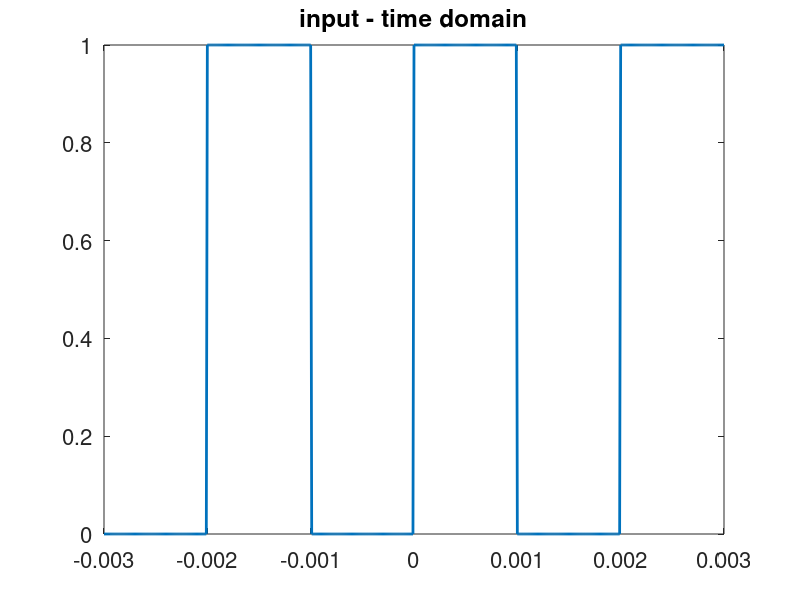
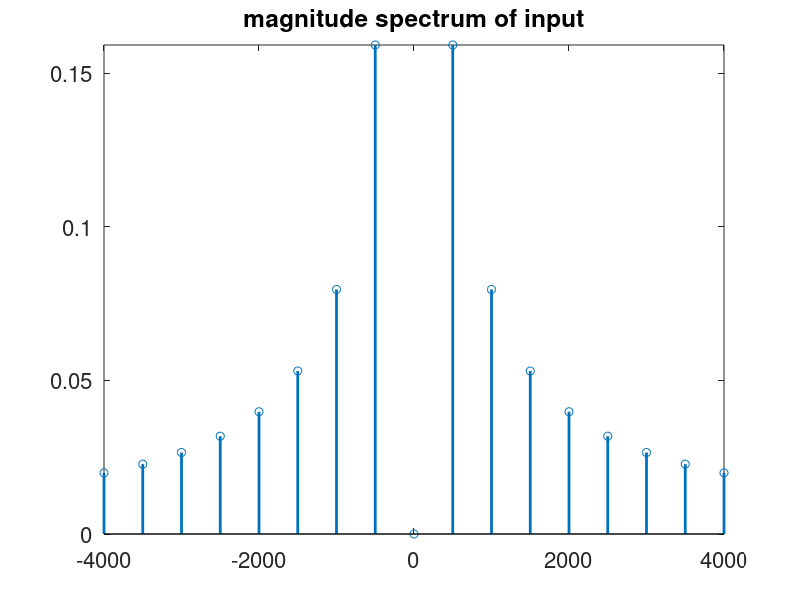

The MATLAB script that drew these images, in order:
%% square wave generator
clc
clear all
hold off

f0= 500;     %fundamental freq of input triangular wave
T0 = 1/f0;  %period 
tstep = 0.005*T0;
no_sample = 3*T0/tstep + 1; %no. of samples  within  3*T0
no_sample1 = T0/tstep + 1; %no. of samples  within  T0
%tt = -0.5*T0:tstep:0.5*T0;
tt = -1.5*T0:tstep:1.5*T0;

tt1 = -0.5*T0:tstep:0.5*T0; % time vector for the period -0.5T0 to 0.5T0
gp1 = [zeros(1,floor(0.5*length(tt1))) ones(1,ceil(0.5*length(tt1)))]; %input - triangular wave in the period -0.5T0 to 0.5T0
gp_in = [gp1 gp1(2:no_sample1-1) gp1]; %3 cycles of the triangular wave
figure(1)
Hp1 = plot(tt,gp_in);
set(Hp1,'LineWidth',2)
Ha = gca;
set(Ha,'Fontsize',16)
title('input - time domain')
pause

%% Fourier series representation of signal (Amplitude Spectrum)
      
K=1/(2*pi);
N=100; %no. of harmonics
nvec = -N:N;
c_in = zeros(size(nvec));
for n = nvec
    m = n+N+1;
    c_in(m) = 1i*K*((-1)^n)/n;
    
    if (n == 0)
      c_in(m) = 0.0;
    end
end
f = nvec*f0; %frequency vector
figure(2)
Hp1=stem(f,abs(c_in));
axis([-8*f0 8*f0 0 max(abs(c_in))])
set(Hp1,'LineWidth',2)
Ha = gca;
set(Ha,'Fontsize',16)
title('magnitude spectrum of input')
pause